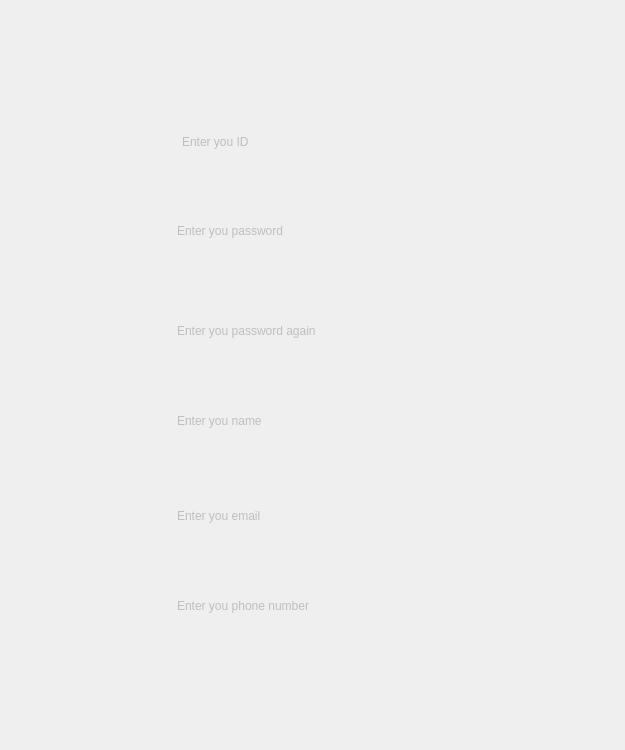
<?xml version="1.0" encoding="UTF-8"?>
<ui version="4.0">
 <class>registerWindow</class>
 <widget class="QDialog" name="registerWindow">
  <property name="geometry">
   <rect>
    <x>0</x>
    <y>0</y>
    <width>625</width>
    <height>750</height>
   </rect>
  </property>
  <property name="minimumSize">
   <size>
    <width>625</width>
    <height>750</height>
   </size>
  </property>
  <property name="maximumSize">
   <size>
    <width>625</width>
    <height>750</height>
   </size>
  </property>
  <property name="windowTitle">
   <string>user registration</string>
  </property>
  <widget class="QLabel" name="label">
   <property name="geometry">
    <rect>
     <x>0</x>
     <y>0</y>
     <width>625</width>
     <height>750</height>
    </rect>
   </property>
   <property name="text">
    <string/>
   </property>
   <property name="pixmap">
    <pixmap resource="sources.qrc">:/Images/template_Register.png</pixmap>
   </property>
  </widget>
  <widget class="QLineEdit" name="IDarea">
   <property name="geometry">
    <rect>
     <x>165</x>
     <y>108</y>
     <width>360</width>
     <height>67</height>
    </rect>
   </property>
   <property name="styleSheet">
    <string notr="true">QLineEdit{
background:transparent;
border-radius:45px;
padding:15px;
	font: 700 10pt &quot;Segoe UI&quot;;
color:rgb(143, 142, 138);
}</string>
   </property>
   <property name="placeholderText">
    <string>Enter you ID</string>
   </property>
  </widget>
  <widget class="QLineEdit" name="passwordArea">
   <property name="geometry">
    <rect>
     <x>160</x>
     <y>200</y>
     <width>321</width>
     <height>61</height>
    </rect>
   </property>
   <property name="styleSheet">
    <string notr="true">QLineEdit{
background:transparent;
border-radius:45px;
padding:15px;
	font: 700 10pt &quot;Segoe UI&quot;;
color:rgb(143, 142, 138);
}</string>
   </property>
   <property name="text">
    <string/>
   </property>
   <property name="placeholderText">
    <string>Enter you password</string>
   </property>
  </widget>
  <widget class="QLineEdit" name="againpasswordArea">
   <property name="geometry">
    <rect>
     <x>160</x>
     <y>300</y>
     <width>321</width>
     <height>61</height>
    </rect>
   </property>
   <property name="styleSheet">
    <string notr="true">QLineEdit{
background:transparent;
border-radius:45px;
padding:15px;
	font: 700 10pt &quot;Segoe UI&quot;;
color:rgb(143, 142, 138);
}</string>
   </property>
   <property name="text">
    <string/>
   </property>
   <property name="placeholderText">
    <string>Enter you password again</string>
   </property>
  </widget>
  <widget class="QLineEdit" name="nameArea">
   <property name="geometry">
    <rect>
     <x>160</x>
     <y>390</y>
     <width>360</width>
     <height>61</height>
    </rect>
   </property>
   <property name="styleSheet">
    <string notr="true">QLineEdit{
background:transparent;
border-radius:45px;
padding:15px;
	font: 700 10pt &quot;Segoe UI&quot;;
color:rgb(143, 142, 138);
}</string>
   </property>
   <property name="placeholderText">
    <string>Enter you name</string>
   </property>
  </widget>
  <widget class="QLineEdit" name="emailArea">
   <property name="geometry">
    <rect>
     <x>160</x>
     <y>485</y>
     <width>360</width>
     <height>61</height>
    </rect>
   </property>
   <property name="styleSheet">
    <string notr="true">QLineEdit{
background:transparent;
border-radius:45px;
padding:15px;
	font: 700 10pt &quot;Segoe UI&quot;;
color:rgb(143, 142, 138);
}</string>
   </property>
   <property name="placeholderText">
    <string>Enter you email</string>
   </property>
  </widget>
  <widget class="QLineEdit" name="phoneArea">
   <property name="geometry">
    <rect>
     <x>160</x>
     <y>575</y>
     <width>360</width>
     <height>61</height>
    </rect>
   </property>
   <property name="styleSheet">
    <string notr="true">QLineEdit{
background:transparent;
border-radius:45px;
padding:15px;
	font: 700 10pt &quot;Segoe UI&quot;;
color:rgb(143, 142, 138);
}</string>
   </property>
   <property name="placeholderText">
    <string>Enter you phone number</string>
   </property>
  </widget>
  <widget class="QPushButton" name="pushButton">
   <property name="geometry">
    <rect>
     <x>250</x>
     <y>648</y>
     <width>121</width>
     <height>51</height>
    </rect>
   </property>
   <property name="cursor">
    <cursorShape>PointingHandCursor</cursorShape>
   </property>
   <property name="styleSheet">
    <string notr="true">QPushButton{
background : transparent;
border-radius:10px;
}

QPushButton::hover{
background:rgba(255, 255, 255, 50);
}</string>
   </property>
   <property name="text">
    <string/>
   </property>
  </widget>
  <widget class="QPushButton" name="showPasswordButton">
   <property name="geometry">
    <rect>
     <x>473</x>
     <y>220</y>
     <width>41</width>
     <height>29</height>
    </rect>
   </property>
   <property name="styleSheet">
    <string notr="true">QPushButton{
background : transparent;
border-radius:10px;
}

QPushButton::hover{
background:rgba(255, 255, 255, 50);
}</string>
   </property>
   <property name="text">
    <string/>
   </property>
  </widget>
  <widget class="QPushButton" name="showAgainPasswordButton">
   <property name="geometry">
    <rect>
     <x>473</x>
     <y>320</y>
     <width>41</width>
     <height>29</height>
    </rect>
   </property>
   <property name="styleSheet">
    <string notr="true">QPushButton{
background : transparent;
border-radius:10px;
}

QPushButton::hover{
background:rgba(255, 255, 255, 50);
}</string>
   </property>
   <property name="text">
    <string/>
   </property>
  </widget>
 </widget>
 <resources>
  <include location="sources.qrc"/>
 </resources>
 <connections/>
</ui>
